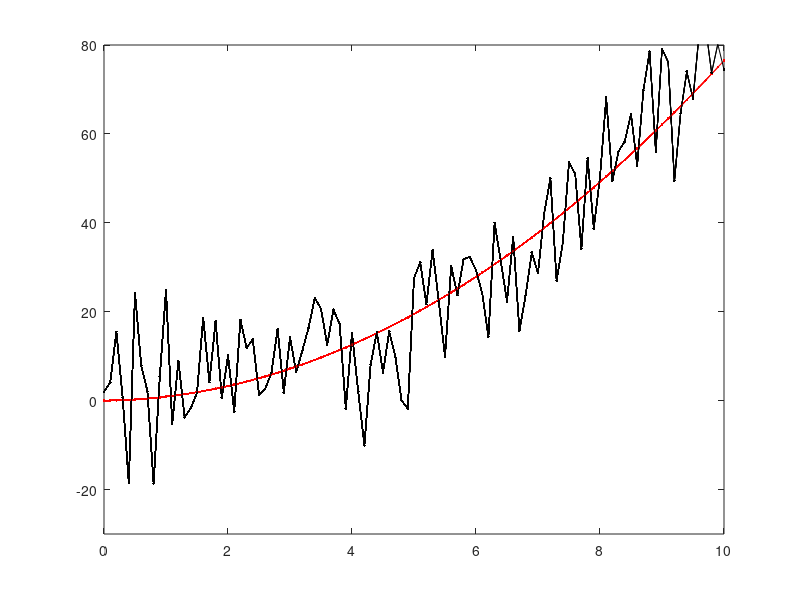

This chart was generated by the following MATLAB code: (Note: this script raises an error after producing the figure.)
% written by StudentDave 
%for licensing and usage questions 
%email scienceguy5000 at gmail. com

%Bayesian Ninja tracking Quail using kalman filter

clear all
%% define our meta-variables (i.e. how long and often we will sample)
duration = 10;  %how long the Quail flies
dt = .1;  %The Ninja continuously looks for the birdy,
%but we'll assume he's just repeatedly sampling over time at a fixed interval

%% Define update equations (Coefficent matrices): A physics based model for where we expect the Quail to be [state transition (state + velocity)] + [input control (acceleration)]
A = [1 dt; 0 1] ; % state transition matrix:  expected flight of the Quail (state prediction)
B = [dt^2/2; dt]; %input control matrix:  expected effect of the input accceleration on the state.
C = [1 0]; % measurement matrix: the expected measurement given the predicted state (likelihood)
%since we are only measuring position (too hard for the ninja to calculate speed), we set the velocity variable to
%zero.

%% define main variables
u = 1.5; % define acceleration magnitude
Q= [0; 0]; %initized state--it has two components: [position; velocity] of the Quail
Q_estimate = Q;  %x_estimate of initial location estimation of where the Quail is (what we are updating)
QuailAccel_noise_mag = 0.05; %process noise: the variability in how fast the Quail is speeding up (stdv of acceleration: meters/sec^2)
NinjaVision_noise_mag = 10;  %measurement noise: How mask-blinded is the Ninja (stdv of location, in meters)
Ez = NinjaVision_noise_mag^2;% Ez convert the measurement noise (stdv) into covariance matrix
Ex = QuailAccel_noise_mag^2 * [dt^4/4 dt^3/2; dt^3/2 dt^2]; % Ex convert the process noise (stdv) into covariance matrix
P = Ex; % estimate of initial Quail position variance (covariance matrix)

%% initize result variables
% Initialize for speed
Q_loc = []; % ACTUAL Quail flight path
vel = []; % ACTUAL Quail velocity
Q_loc_meas = []; % Quail path that the Ninja sees


%% simulate what the Ninja sees over time
figure(2);clf
figure(1);clf
for t = 0 : dt: duration

    % Generate the Quail flight
    QuailAccel_noise = QuailAccel_noise_mag * [(dt^2/2)*randn; dt*randn];
    Q= A * Q+ B * u + QuailAccel_noise;
    % Generate what the Ninja sees
    NinjaVision_noise = NinjaVision_noise_mag * randn;
    y = C * Q+ NinjaVision_noise;
    Q_loc = [Q_loc; Q(1)];
    Q_loc_meas = [Q_loc_meas; y];
    vel = [vel; Q(2)];
    %iteratively plot what the ninja sees
    plot(0:dt:t, Q_loc, '-r.')
    plot(0:dt:t, Q_loc_meas, '-k.')
    axis([0 10 -30 80])
    hold on
    pause
end

%plot theoretical path of ninja that doesn't use kalman
plot(0:dt:t, smooth(Q_loc_meas), '-g.')

%plot velocity, just to show that it's constantly increasing, due to
%constant acceleration
%figure(2);
%plot(0:dt:t, vel, '-b.')


%% Do kalman filtering
%initize estimation variables
Q_loc_estimate = []; %  Quail position estimate
vel_estimate = []; % Quail velocity estimate
Q= [0; 0]; % re-initized state
P_estimate = P;
P_mag_estimate = [];
predic_state = [];
predic_var = [];
for t = 1:length(Q_loc)
    % Predict next state of the quail with the last state and predicted motion.
    Q_estimate = A * Q_estimate + B * u;
    predic_state = [predic_state; Q_estimate(1)] ;
    %predict next covariance
    P = A * P * A' + Ex;
    predic_var = [predic_var; P] ;
    % predicted Ninja measurement covariance
    % Kalman Gain
    K = P*C'*inv(C*P*C'+Ez);
    % Update the state estimate.
    Q_estimate = Q_estimate + K * (Q_loc_meas(t) - C * Q_estimate);
    % update covariance estimation.
    P =  (eye(2)-K*C)*P;
    %Store for plotting
    Q_loc_estimate = [Q_loc_estimate; Q_estimate(1)];
    vel_estimate = [vel_estimate; Q_estimate(2)];
    P_mag_estimate = [P_mag_estimate; P(1)]
end

% Plot the results
figure(2);
tt = 0 : dt : duration;
plot(tt,Q_loc,'-r.',tt,Q_loc_meas,'-k.', tt,Q_loc_estimate,'-g.');
axis([0 10 -30 80])


%plot the evolution of the distributions
figure(3);clf
for T = 1:length(Q_loc_estimate)
clf
    x = Q_loc_estimate(T)-5:.01:Q_loc_estimate(T)+5; % range on x axis
      
    %predicted next position of the quail     
    hold on
    mu = predic_state(T); % mean
    sigma = predic_var(T); % standard deviation
    y = normpdf(x,mu,sigma); % pdf
    y = y/(max(y));
    hl = line(x,y,'Color','m'); % or use hold on and normal plot
       
    %data measured by the ninja
    mu = Q_loc_meas(T); % mean
    sigma = NinjaVision_noise_mag; % standard deviation
    y = normpdf(x,mu,sigma); % pdf
    y = y/(max(y));
    hl = line(x,y,'Color','k'); % or use hold on and normal plot
    
    %combined position estimate
    mu = Q_loc_estimate(T); % mean
    sigma = P_mag_estimate(T); % standard deviation
    y = normpdf(x,mu,sigma); % pdf
    y = y/(max(y));
    hl = line(x,y, 'Color','g'); % or use hold on and normal plot
    axis([Q_loc_estimate(T)-5 Q_loc_estimate(T)+5 0 1]);     

    
    %actual position of the quail
    plot(Q_loc(T)); 
    ylim=get(gca,'ylim');
    line([Q_loc(T);Q_loc(T)],ylim.','linewidth',2,'color','b');
    legend('state predicted','measurement','state estimate','actual Quail position')
    pause
end